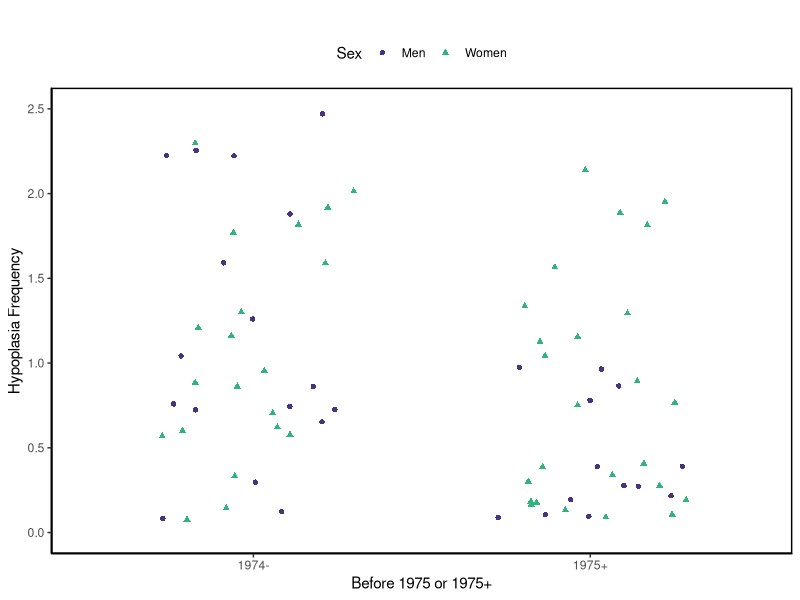
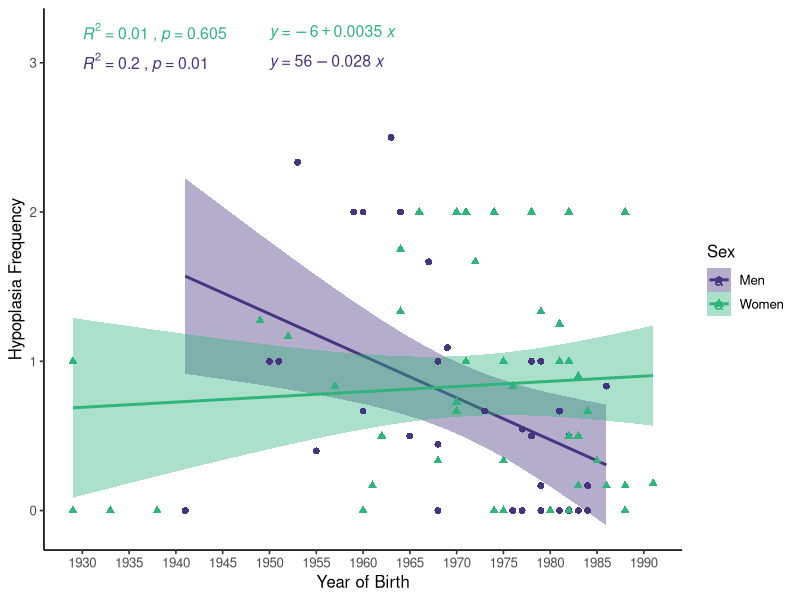

These figures' R source, in order:
library(ggplot2); library(ggpubr)

#read file
hadza = read.csv("3-data-hadza-final.csv", stringsAsFactors = TRUE)

#data distribution
tiff('2-dataDistribution.tiff', res = 300, width = 10, height = 5, units = 'in', type="cairo")
ggplot(hadza, aes(birthCohort, hypoplasiaFrequency, color = Sex, shape=Sex)) +
  geom_jitter(width = .3, height = .3) +
  labs(title = "", x="Before 1975 or 1975+", y="Hypoplasia Frequency") +
   theme(legend.title = element_blank(),
    legend.text = element_text(color="black", size=14),
    axis.text.x = element_text(color = "black", size = 14),
    axis.text.y = element_text(color = "black", size = 14),
    axis.title.y=element_blank())+
  scale_y_continuous(limits=c(0, 2.5)) +
  scale_colour_viridis_d(begin= 0.15, end=0.65) +
  theme_classic() +
  theme(legend.position = "top", panel.border = element_rect(color = "black",fill = NA,size = 1))
dev.off()

# Time Series Plot and Correlation
tiff("3-timeSeries.tiff", width = 12, height = 4, units = "in", res = 300, type="cairo")
ggplot(hadza, aes(x = yob, y = hypoplasiaFrequency,fill= Sex, colour=Sex, shape=Sex)) +
    stat_smooth(method = "lm") +
    geom_point(size=2) +
    xlab("Year of Birth") + ylab("Hypoplasia Frequency") +
    stat_cor(aes(label = paste(..rr.label.., ..p.label.., sep = "~`,`~")),
             method = "pearson",
             p.accuracy = 0.001, r.accuracy = 0.01,
             label.x = c(1930,1930), label.y = c(3, 3.2), size = 4) +
    stat_regline_equation(label.x = c(1950,1950), label.y = c(3, 3.2), size = 4) +
    scale_x_continuous(breaks=seq(1925,2000,5))+
    theme(legend.position = "top",
          legend.title = element_blank(),
          legend.text = element_text(color="black", size=14),
          axis.text.x = element_text(color = "black", size = 14),
          axis.text.y = element_text(color = "black", size = 14),
          axis.title.y=element_blank())+
    scale_color_viridis_d(begin= 0.15, end=0.65)+
    scale_fill_viridis_d(begin= 0.15, end=0.65) +
    theme_classic2()
dev.off()
